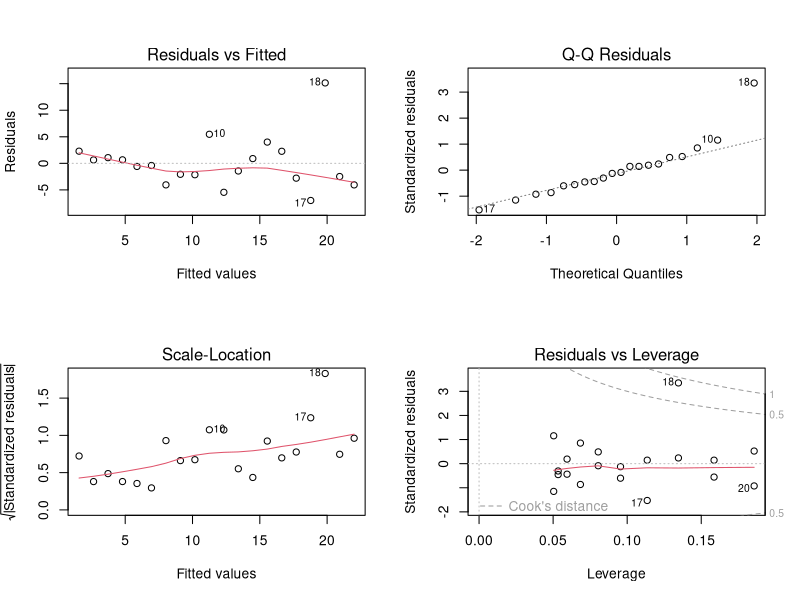
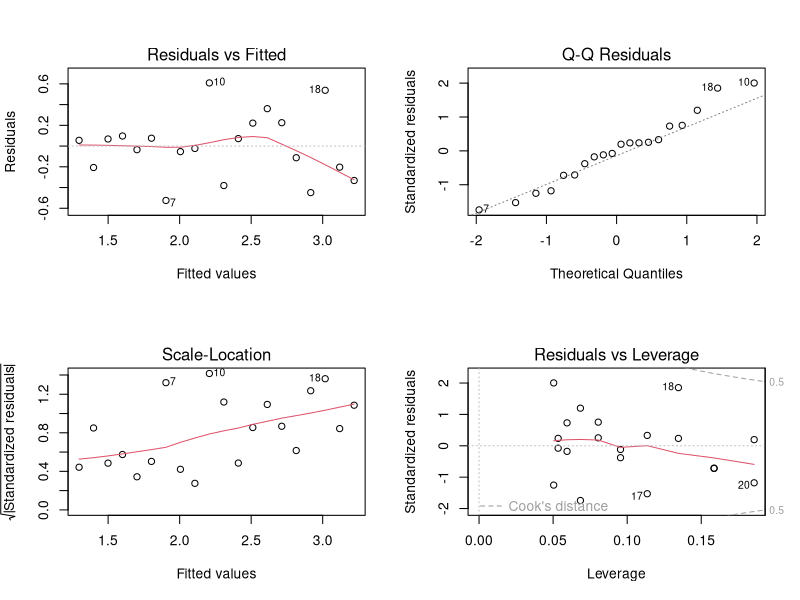
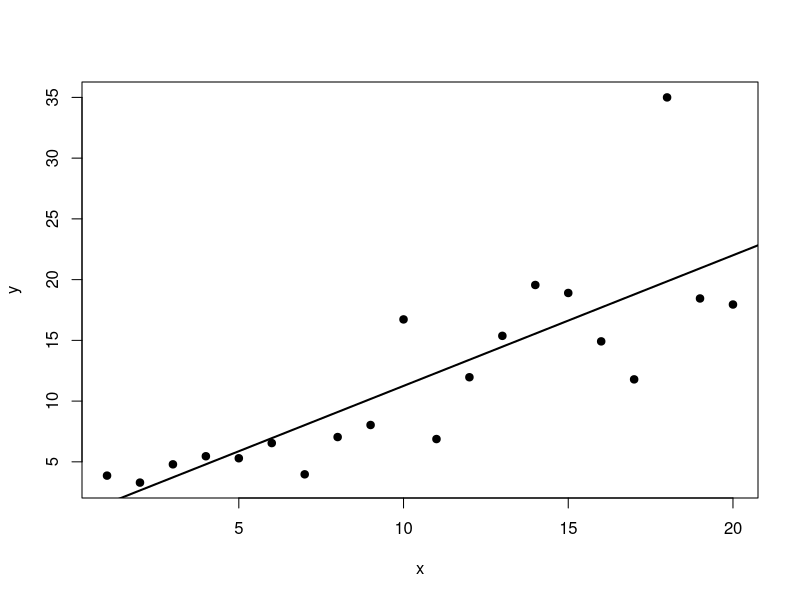
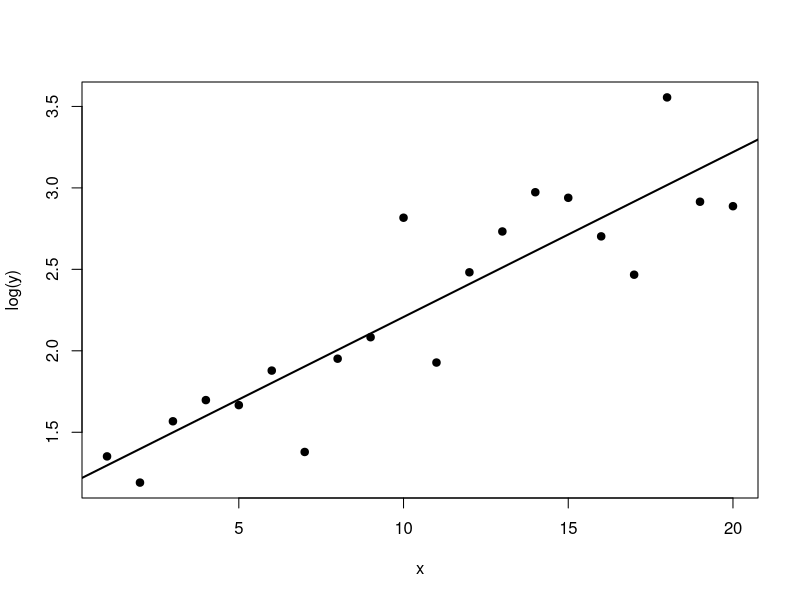
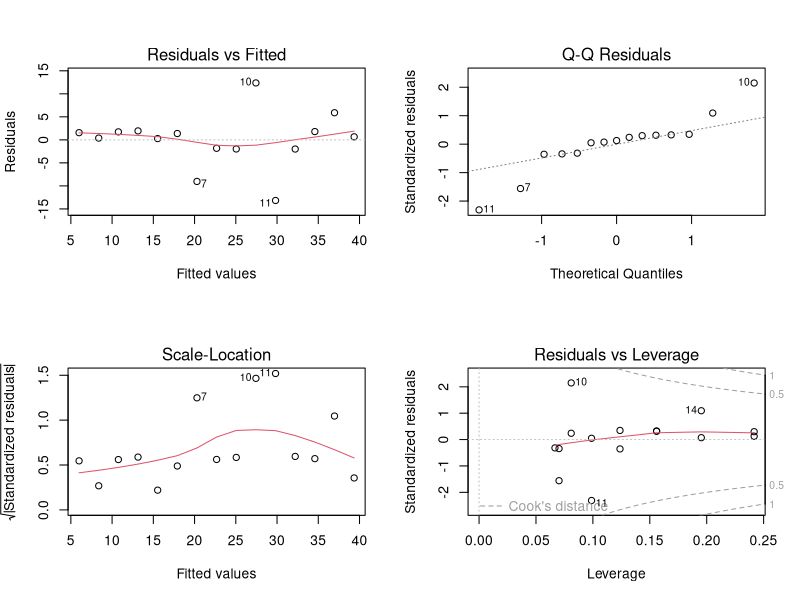
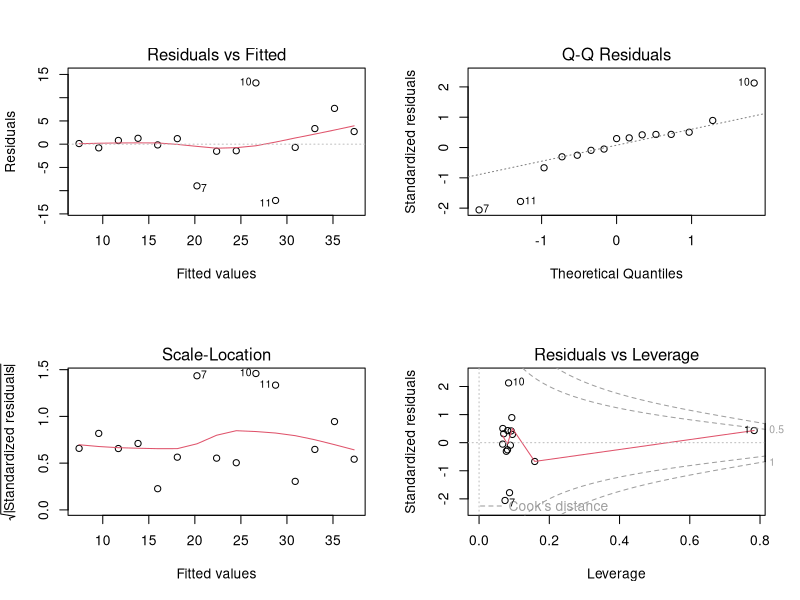
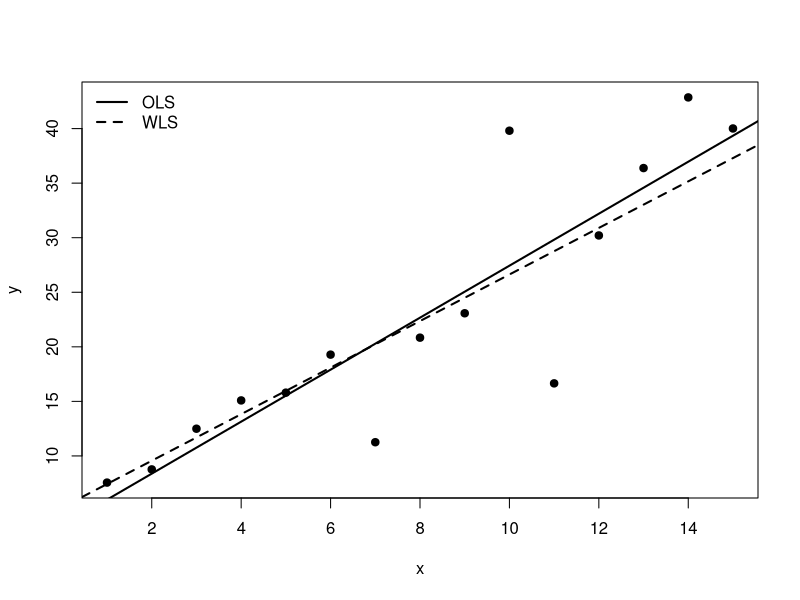
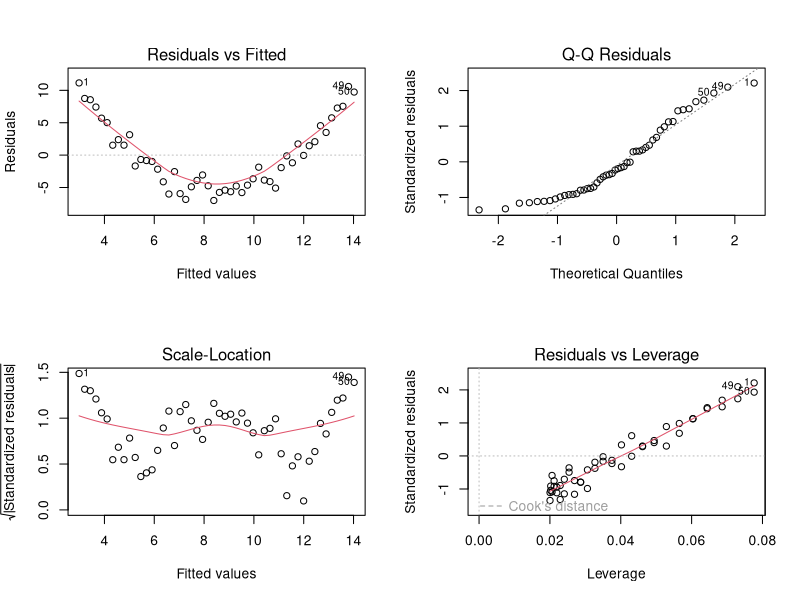

The R script that drew these images, in order:
## ---- chunk 1
set.seed(8561)
x <- seq(1, 20, by = 1)
y <- exp(1 + 0.12 * x + rnorm(length(x), sd = 0.25))

dat <- data.frame(x = x, y = y)

fit_raw <- lm(y ~ x, data = dat)
fit_log <- lm(log(y) ~ x, data = dat)
## ---- chunk 2
summary(fit_raw)
summary(fit_log)
## ---- chunk 3
par(mfrow = c(2, 2))
plot(fit_raw)
par(mfrow = c(1, 1))
## ---- chunk 4
par(mfrow = c(2, 2))
plot(fit_log)
par(mfrow = c(1, 1))
## ---- chunk 5
plot(dat$x, dat$y, pch = 19, xlab = "x", ylab = "y")
abline(fit_raw, lwd = 2)

plot(dat$x, log(dat$y), pch = 19, xlab = "x", ylab = "log(y)")
abline(fit_log, lwd = 2)
## ---- chunk 6
set.seed(8561)
x2 <- seq(1, 15, by = 1)
y2 <- 5 + 2 * x2 + rnorm(length(x2), sd = 0.6 * x2)

dat2 <- data.frame(x = x2, y = y2)

fit_ols <- lm(y ~ x, data = dat2)
fit_wls <- lm(y ~ x, data = dat2, weights = 1 / x^2)
## ---- chunk 7
summary(fit_ols)
summary(fit_wls)
## ---- chunk 8
par(mfrow = c(2, 2))
plot(fit_ols)
par(mfrow = c(1, 1))
## ---- chunk 9
par(mfrow = c(2, 2))
plot(fit_wls)
par(mfrow = c(1, 1))
## ---- chunk 10
plot(dat2$x, dat2$y, pch = 19, xlab = "x", ylab = "y")
abline(fit_ols, lwd = 2)
abline(fit_wls, lwd = 2, lty = 2)
legend("topleft",
       legend = c("OLS", "WLS"),
       lty = c(1, 2),
       lwd = 2,
       bty = "n")
## ---- chunk 11
set.seed(8561)
x3 <- seq(-3, 3, length.out = 50)
y3 <- 3 + 2 * x3 + 1.8 * x3^2 + rnorm(length(x3), sd = 1)

dat3 <- data.frame(x = x3, y = y3)

fit_lin <- lm(y ~ x, data = dat3)
fit_quad <- lm(y ~ x + I(x^2), data = dat3)

summary(fit_lin)
summary(fit_quad)
anova(fit_lin, fit_quad)
## ---- chunk 12
par(mfrow = c(2, 2))
plot(fit_lin)
par(mfrow = c(1, 1))
## ---- chunk 13
par(mfrow = c(2, 2))
plot(fit_quad)
par(mfrow = c(1, 1))
